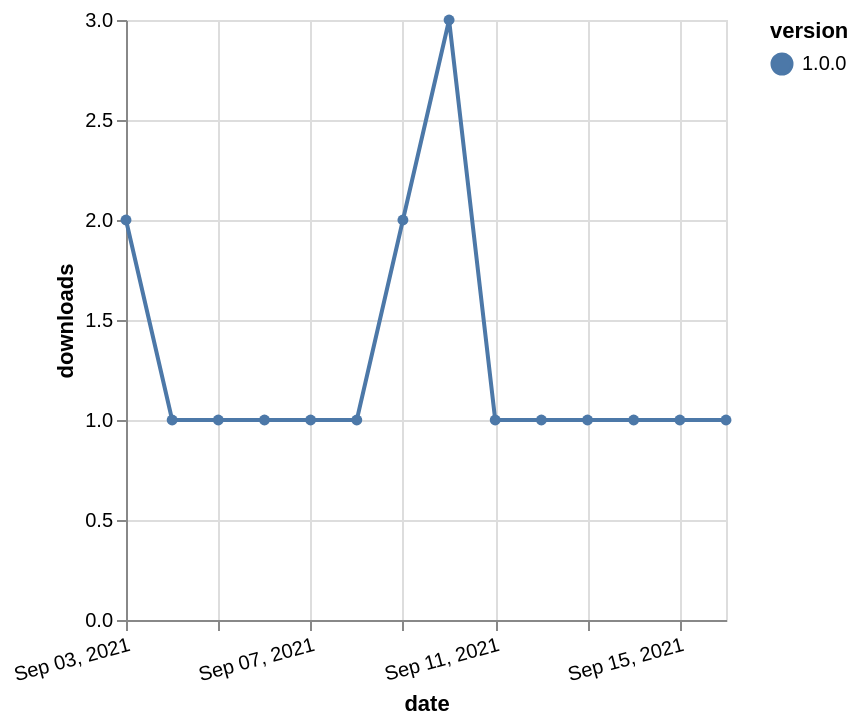

Describe this chart as a Vega-Lite specification.
### Vega-Lite specification from a JSON file in a GitHub repository (floating-point values rounded to 4 significant figures)
{"$schema": "https://vega.github.io/schema/vega-lite/v5.json", "description": "A simple bar chart with embedded data.", "data": {"values": [{"date": "2021-09-03", "total": 122, "delta": 2, "version": "1.0.0"}, {"date": "2021-09-04", "total": 123, "delta": 1, "version": "1.0.0"}, {"date": "2021-09-05", "total": 124, "delta": 1, "version": "1.0.0"}, {"date": "2021-09-06", "total": 125, "delta": 1, "version": "1.0.0"}, {"date": "2021-09-07", "total": 126, "delta": 1, "version": "1.0.0"}, {"date": "2021-09-08", "total": 127, "delta": 1, "version": "1.0.0"}, {"date": "2021-09-09", "total": 129, "delta": 2, "version": "1.0.0"}, {"date": "2021-09-10", "total": 132, "delta": 3, "version": "1.0.0"}, {"date": "2021-09-11", "total": 133, "delta": 1, "version": "1.0.0"}, {"date": "2021-09-12", "total": 134, "delta": 1, "version": "1.0.0"}, {"date": "2021-09-13", "total": 135, "delta": 1, "version": "1.0.0"}, {"date": "2021-09-14", "total": 136, "delta": 1, "version": "1.0.0"}, {"date": "2021-09-15", "total": 137, "delta": 1, "version": "1.0.0"}, {"date": "2021-09-16", "total": 138, "delta": 1, "version": "1.0.0"}]}, "width": "container", "mark": {"type": "line", "point": {"filled": true}}, "encoding": {"x": {"field": "date", "type": "temporal", "timeUnit": "yearmonthdate", "title": "date", "axis": {"labelAngle": -15}}, "y": {"field": "delta", "type": "quantitative", "title": "downloads"}, "color": {"field": "version", "type": "nominal"}, "tooltip": {"field": "delta"}}}
